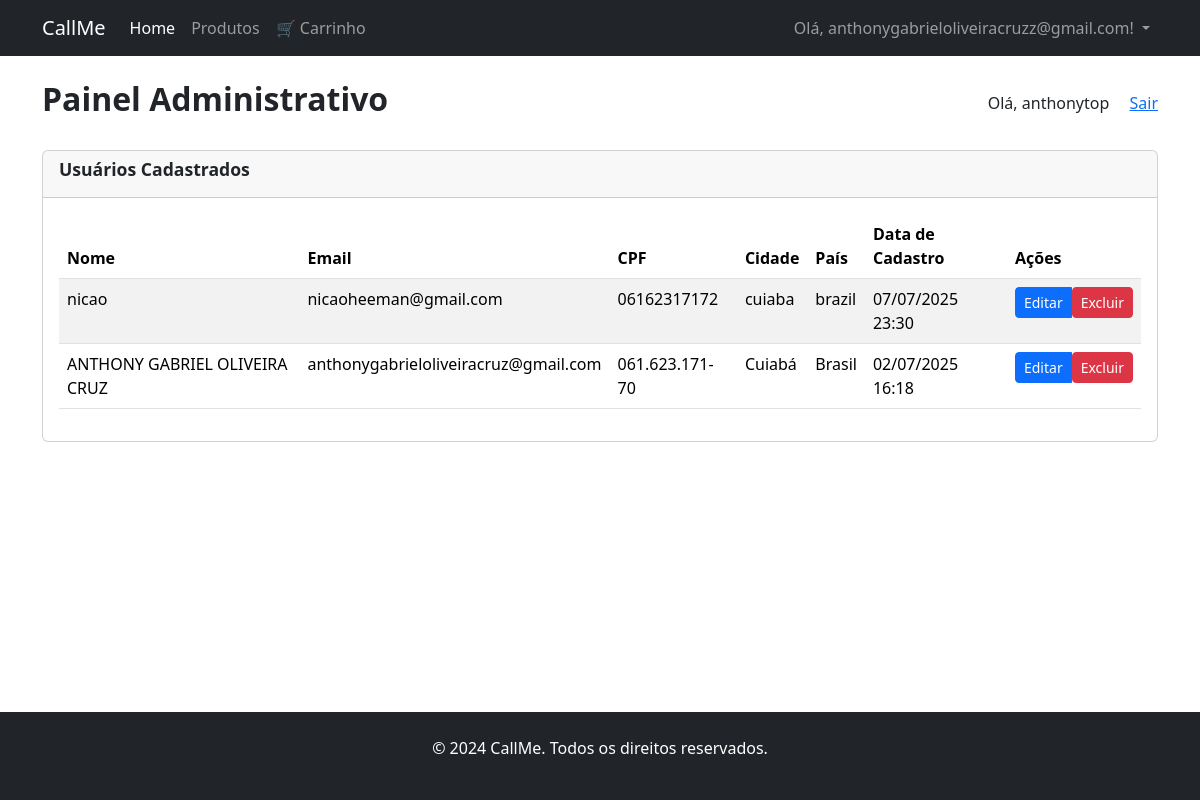
Page /painel/ (signed in) on the committed database.
### myapp/models.py (models this page shows, shortened)
class Administrador(models.Model):
    user = models.OneToOneField(User, on_delete=models.CASCADE)
    nome_completo = models.CharField(max_length=255)
    data_criacao = models.DateTimeField(auto_now_add=True)
    is_active = models.BooleanField(default=True)

class Usuario(models.Model):
    nome = models.CharField(max_length=100)
    email = models.EmailField(unique=True)
    cpf = models.CharField(max_length=14, unique=True)
    idade = models.IntegerField()
    cidade = models.CharField(max_length=100)
    pais = models.CharField(max_length=100)
    data_cadastro = models.DateTimeField(auto_now_add=True)

### myapp/views.py (the view)
# urls.py: path('painel/', views.admin_dashboard, name='admin_dashboard'),
@login_required
def admin_dashboard(request):
    if not hasattr(request.user, 'administrador'):
        messages.error(request, 'Acesso negado. Você precisa ser um administrador.')
        return redirect('home')
    usuarios = Usuario.objects.all().order_by('-data_cadastro')
    admin = request.user.administrador
    return render(request, 'admin/dashboard.html', {'usuarios': usuarios, 'admin': admin})

### templates/admin/dashboard.html (shortened to what this page needs)
{% extends 'base.html' %}
{% block content %}
<div class="container mt-4">
    <div class="d-flex justify-content-between align-items-center mb-4">
        <h2>Painel Administrativo</h2>
        <div>
            <span class="me-3">Olá, {{ admin.nome_completo }}</span>
            <a href="{% url 'painel_logout' %}">Sair</a>
        </div>
    </div>
    <div class="card">
        <div class="card-header">
            <h3 class="card-title">Usuários Cadastrados</h3>
        </div>
        <div class="card-body">
            <div class="table-responsive">
                <table class="table table-striped">
                    <thead>
                        <tr>
                            <th>Nome</th>
                            <th>Email</th>
                            <th>CPF</th>
                            <th>Cidade</th>
                            <th>País</th>
                            <th>Data de Cadastro</th>
                            <th>Ações</th>
                        </tr>
                    </thead>
                    <tbody>
                        {% for usuario in usuarios %}
                            <tr>
                                <td>{{ usuario.nome }}</td>
                                <td>{{ usuario.email }}</td>
                                <td>{{ usuario.cpf }}</td>
                                <td>{{ usuario.cidade }}</td>
                                <td>{{ usuario.pais }}</td>
                                <td>{{ usuario.data_cadastro|date:"d/m/Y H:i" }}</td>
                                <td>
                                    <div class="btn-group" role="group">
                                        <a href="{% url 'usuario_editar' usuario.pk %}" class="btn btn-sm btn-primary">Editar</a>
                                        <form method="post" action="{% url 'usuario_deletar' usuario.pk %}" class="d-inline" onsubmit="return confirm('Tem certeza que deseja excluir este usuário?');">
                                            <button type="submit" class="btn btn-sm btn-danger">Excluir</button>
                                        </form>
                                    </div>
                                </td>
                            </tr>
                        {% empty %}
                            <tr>
                                <td colspan="7" class="text-center">Nenhum usuário cadastrado.</td>
                            </tr>
                        {% endfor %}
                    </tbody>
                </table>
            </div>
        </div>
    </div>
</div>
{% endblock %}

### templates/base.html (shortened to what this page needs)
<!DOCTYPE html>
{% load static %}
<html lang="pt-br">
<head>
    <link href="https://cdn.jsdelivr.net/npm/bootstrap@5.3.3/dist/css/bootstrap.min.css" rel="stylesheet">
    <link rel="stylesheet" href="{% static 'myapp/css/estilo.css' %}">
</head>
<body class="d-flex flex-column min-vh-100">
    <nav class="navbar navbar-expand-lg navbar-dark bg-dark">
        <div class="container">
            <a class="navbar-brand" href="{% url 'home' %}">CallMe</a>
            <div class="collapse navbar-collapse" id="navbarNav">
                <ul class="navbar-nav me-auto mb-2 mb-lg-0">
                    <li class="nav-item"><a class="nav-link active" aria-current="page" href="{% url 'home' %}">Home</a></li>
                    <li class="nav-item"><a class="nav-link" href="#">Produtos</a></li>
                    <li class="nav-item"><a class="nav-link" href="{% url 'carrinho' %}">🛒 Carrinho</a></li>
                </ul>
                <ul class="navbar-nav">
                    {% if user.is_authenticated %}
                        <li class="nav-item dropdown">
                            <a class="nav-link dropdown-toggle" href="#" role="button" data-bs-toggle="dropdown" aria-expanded="false">
                                Olá, {{ user.username }}!
                            </a>
                        </li>
                    {% else %}
                        <li class="nav-item"><a class="nav-link" href="{% url 'login_usuario' %}">Login</a></li>
                        <li class="nav-item"><a class="nav-link" href="{% url 'registro_usuario' %}">Registrar-se</a></li>
                    {% endif %}
                </ul>
            </div>
        </div>
    </nav>
    <main class="flex-grow-1">
        {% block content %}{% endblock %}
    </main>
    <footer class="bg-dark text-white py-4 mt-auto">
        <div class="container text-center"><p>© 2024 CallMe. Todos os direitos reservados.</p></div>
    </footer>
</body>
</html>

### static/myapp/css/estilo.css (style rules this page uses)
h1, h2, h3, h5 { font-weight: bold; }
.card-title { font-size: 1.1rem; }

### rows in the picture
Administrador: nome_completo "anthonytop"
Usuario: nome "nicao", email "nicaoheeman@gmail.com", cpf "06162317172", cidade "cuiaba", pais "brazil", data_cadastro "07/07/2025 23:30"
Usuario: nome "ANTHONY GABRIEL OLIVEIRA CRUZ", email "anthonygabrieloliveiracruz@gmail.com", cpf "061.623.171-70", cidade "Cuiabá", pais "Brasil", data_cadastro "02/07/2025 16:18"

### other values in the picture
{{ user.username }} "anthonygabrieloliveiracruzz@gmail.com"
